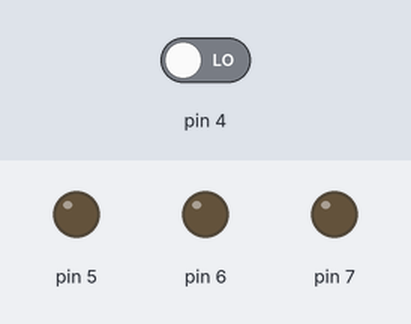
This sketch was run on a simulated Arduino Uno, built with avr-gcc and run on an emulated ATmega328P. Parts: output pins drawn as LEDs (lit = HIGH). Inputs (shaded band) come from the test bench; at power-on: pin 4 LOW.

Above: at 1.2 s.
1.3 s: pin 4 driven HIGH
At 2.3 s:
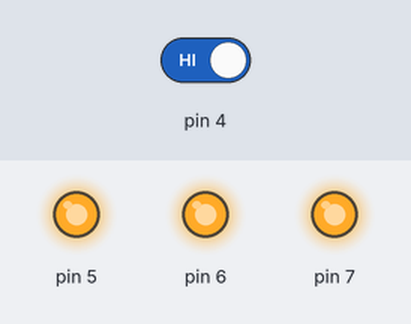
2.8 s: pin 4 driven LOW
At 3.4 s:
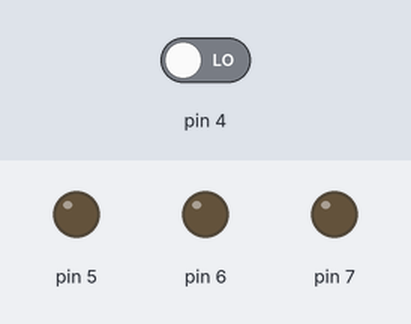
Timing chart, 0 to 5.8 s (numbered marks = the images above; inputs shaded):
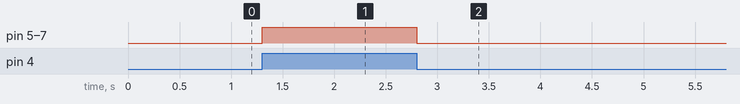

Measured:
- after the input at 1.3 s, pin 5–7: LOW → HIGH at once
- after the input at 2.8 s, pin 5–7: HIGH → LOW at once

The sketch:

Kertaus_teht_v_.ino
```cpp
void setup() {
  DDRD = DDRD | 0b11100000;
}

void loop() {
  if ((PIND >> 4) & 1) {
    PORTD = PORTD | (0b111 << 5);
  }
  else {
    PORTD = PORTD & ~(0b111 << 5);
  }
}
```
